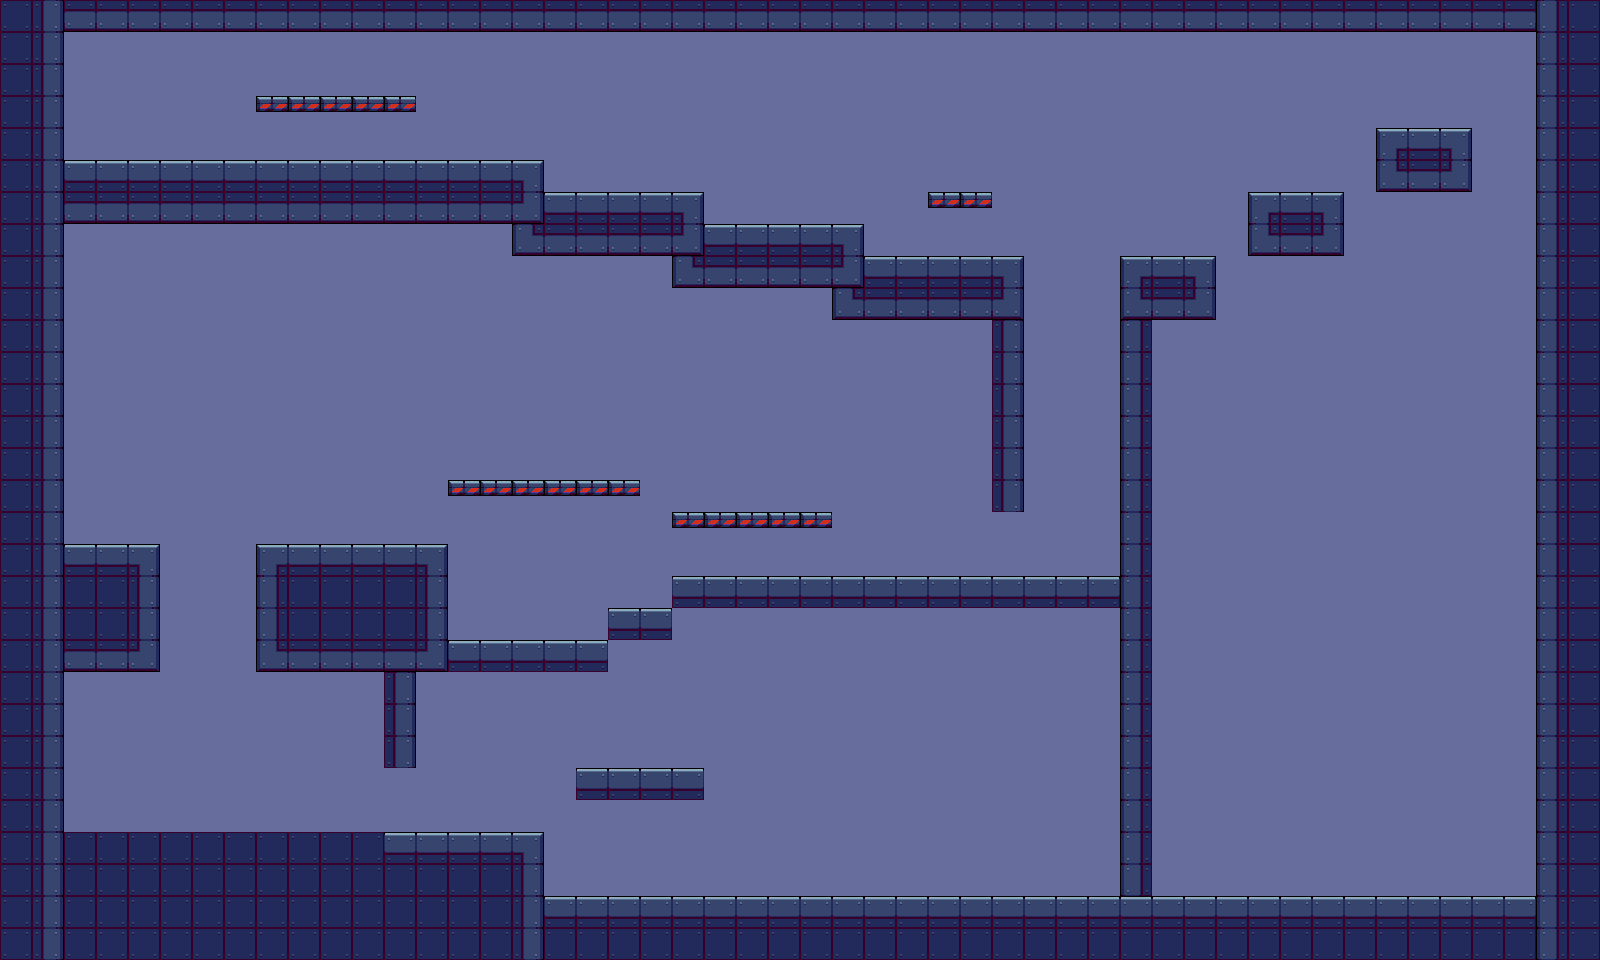

Rendered tile map (Tiled .tmx) drawn with the repository's tilesets; below, a short description and the map source with its tile grids summarised:
An orthogonal 50x30 tile map with 32x32 px tiles, 2 tile layers (Background, Floor), 2 tilesets.

<map version="1.10" tiledversion="1.10.2" orientation="orthogonal" renderorder="right-down" width="50" height="30" tilewidth="32" tileheight="32" infinite="0" nextlayerid="5" nextobjectid="1">
 <tileset firstgid="1" name="tiles" tilewidth="32" tileheight="32" tilecount="81" columns="9">
  <image source="tiles.png" width="288" height="288" />
 </tileset>
 <tileset firstgid="82" name="animated-objects" tilewidth="32" tileheight="32" tilecount="96" columns="12">
  <image source="animated-objects.png" width="384" height="256" />
  <tile id="0">
   <animation>
    <frame tileid="0" duration="100" />
    <frame tileid="3" duration="100" />
    <frame tileid="6" duration="100" />
    <frame tileid="9" duration="100" />
   </animation>
  </tile>
  <tile id="1">
   <animation>
    <frame tileid="1" duration="100" />
    <frame tileid="4" duration="100" />
    <frame tileid="7" duration="100" />
    <frame tileid="10" duration="100" />
   </animation>
  </tile>
  <tile id="2">
   <animation>
    <frame tileid="2" duration="100" />
    <frame tileid="5" duration="100" />
    <frame tileid="8" duration="100" />
    <frame tileid="11" duration="100" />
   </animation>
  </tile>
  <tile id="9">
   <animation>
    <frame tileid="9" duration="100" />
    <frame tileid="6" duration="100" />
    <frame tileid="3" duration="100" />
    <frame tileid="0" duration="100" />
   </animation>
  </tile>
  <tile id="10">
   <animation>
    <frame tileid="10" duration="100" />
    <frame tileid="7" duration="100" />
    <frame tileid="4" duration="100" />
    <frame tileid="1" duration="100" />
   </animation>
  </tile>
  <tile id="11">
   <animation>
    <frame tileid="11" duration="100" />
    <frame tileid="8" duration="100" />
    <frame tileid="5" duration="100" />
    <frame tileid="2" duration="100" />
   </animation>
  </tile>
 </tileset>
 <layer id="2" name="Background" width="50" height="30">
  <data>[1500 cells, 1500 non-empty, 1 distinct tile ids]</data>
 </layer>
 <layer id="1" name="Floor" width="50" height="30">
  <data>[1500 cells, 475 non-empty, 10 distinct tile ids]</data>
 </layer>
</map>